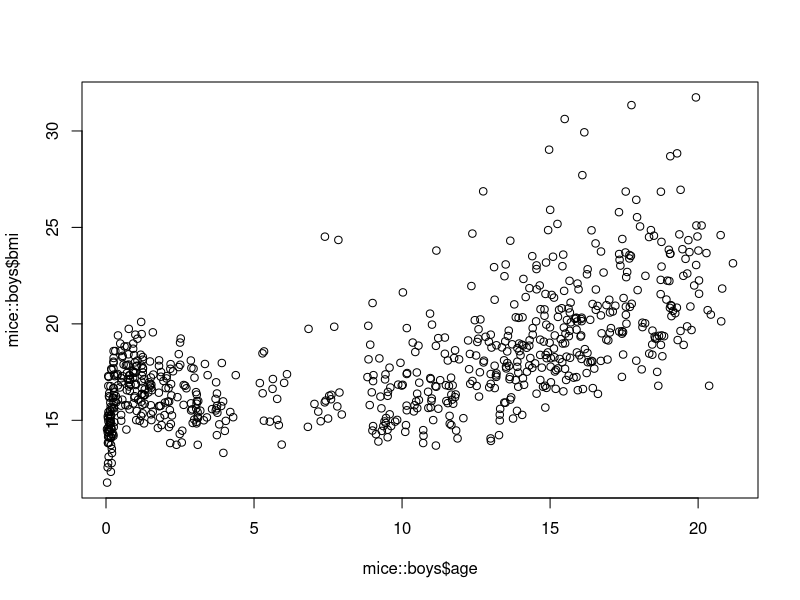
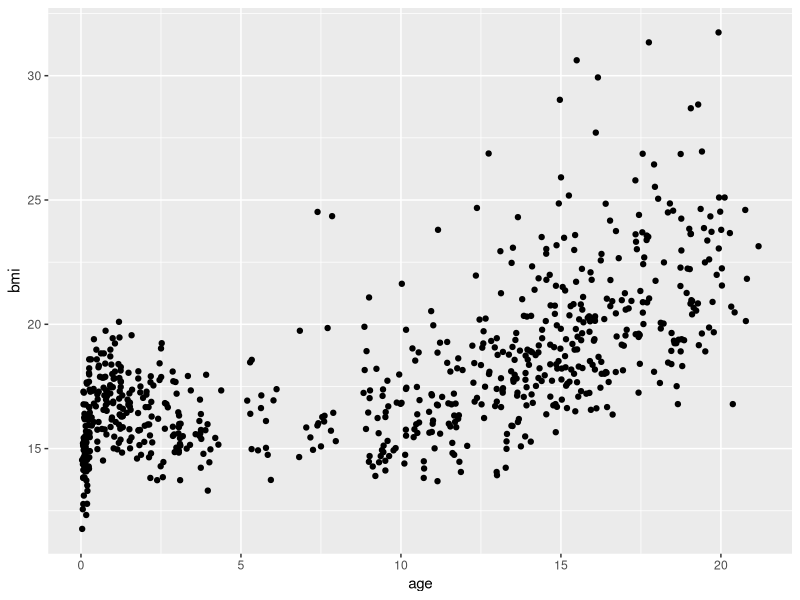

Here is the R script that generated these plots, in order:
## ---- chunk 1
#| code-fold: false
library(mice)
library(ggplot2)
## ---- chunk 2
#| code-fold: false
set.seed(123)
## ---- chunk 3
plot(mice::boys$bmi ~ mice::boys$age)
## ---- chunk 4
p <- ggplot(mice::boys, aes(age, bmi))
p + geom_point()
